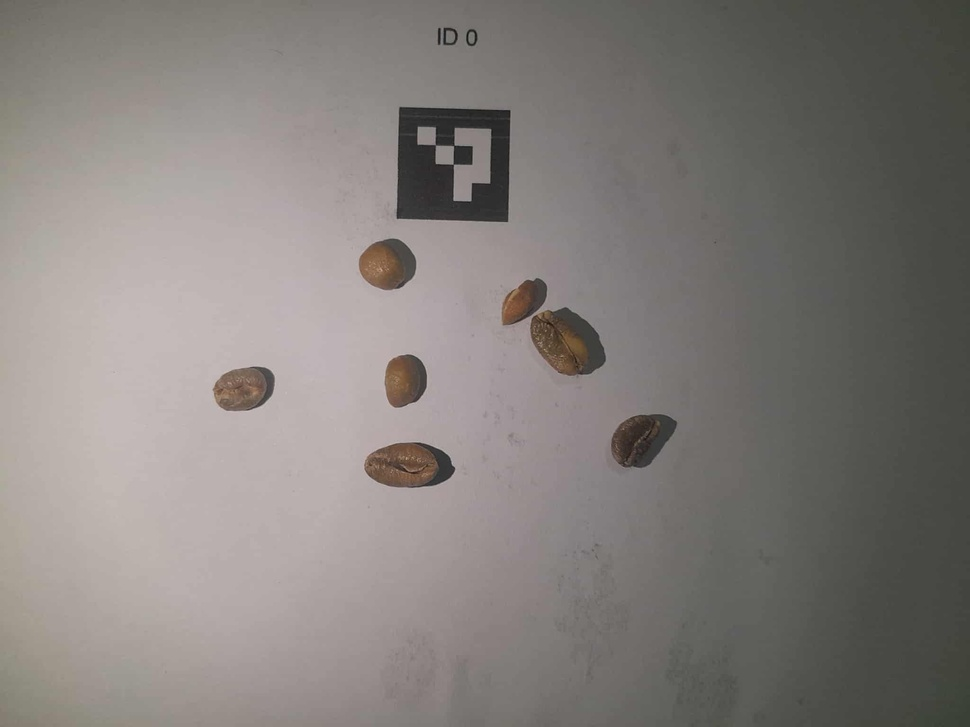
#> input picture client/src/assets/images/test.jpeg, 970 x 727 px, shrunk from 2048 x 1536 before the run
$ python -i nm_bean_feature_extract.py   (imports and definitions only)
#> lines starting #> are read from the running program, lines starting #| are printed output that depends on the picture; after the words box and inside, x2 and y2 are one past the last pixel; in counts of white or black regions, pixels touching at a corner belong together
import cv2, os
import numpy as np
from skimage.measure import label, regionprops
from skimage import color, filters, morphology, measure, segmentation, util
from scipy import ndimage as ndi
from skimage.feature import peak_local_max


class NMBeanFeatureExtractor:
    def __init__(self, marker_length=20):
        """
        marker_length: physical side length of the ArUco marker in mm.
        """
        self.mm_per_px = None
        self.marker_length = marker_length

    # ---------- Calibration ----------
    # [32 lines left out: function extract_mm_per_px, not called in this run]

    # ---------- Watershed Segmentation ----------
    def apply_watershed(self, img, mask):
        """
        Apply watershed algorithm using scikit-image to separate touching beans.
        """
        mask_bool = mask > 0
        distance = ndi.distance_transform_edt(mask_bool)
        coords = peak_local_max(distance, footprint=np.ones((3, 3)), labels=mask_bool)
        markers = np.zeros_like(distance, dtype=int)
        for i, (r, c) in enumerate(coords, start=1):
            markers[r, c] = i
        labels_ws = segmentation.watershed(-distance, markers, mask=mask_bool)
        segmented_mask = np.zeros_like(mask, dtype=np.uint8)
        segmented_mask[labels_ws > 0] = 255
        return segmented_mask, labels_ws

    # ---------- Preprocessing ----------
    def preprocess_image(self, img):
        """
        Perform preprocessing, thresholding, ArUco masking, and watershed segmentation (no YOLO).
        """
        # Step 0: Grayscale + scale-aware denoising
        gray = color.rgb2gray(img)
        blur_radius_mm = 0.5

        if self.mm_per_px is not None:
            blur_radius_px = max(1, int(round(blur_radius_mm / self.mm_per_px)))
        else:
            blur_radius_px = 5

        gray_denoised = filters.median(gray, morphology.disk(blur_radius_px))
        gray_uint8 = util.img_as_ubyte(gray_denoised)

        # Mask out ArUco markers if found (adaptive masking area)
        aruco_mask = np.ones_like(gray_uint8, dtype=np.uint8) * 255
        try:
            aruco_dict = cv2.aruco.getPredefinedDictionary(cv2.aruco.DICT_4X4_50)
            parameters = cv2.aruco.DetectorParameters()
            detector = cv2.aruco.ArucoDetector(aruco_dict, parameters)
            corners, ids, _ = detector.detectMarkers(img)
#> corners = ([[399, 107], [510, 111], [507, 221], [396, 217]],); ids = [0]
            if ids is not None and len(corners) > 0:
                for corner in corners:
                    cv2.fillPoly(aruco_mask, [np.int32(corner[0])], 0)
#> this loop made 1 pass
#> corner on pass 1: [[399, 107], [510, 111], [507, 221], [396, 217]]
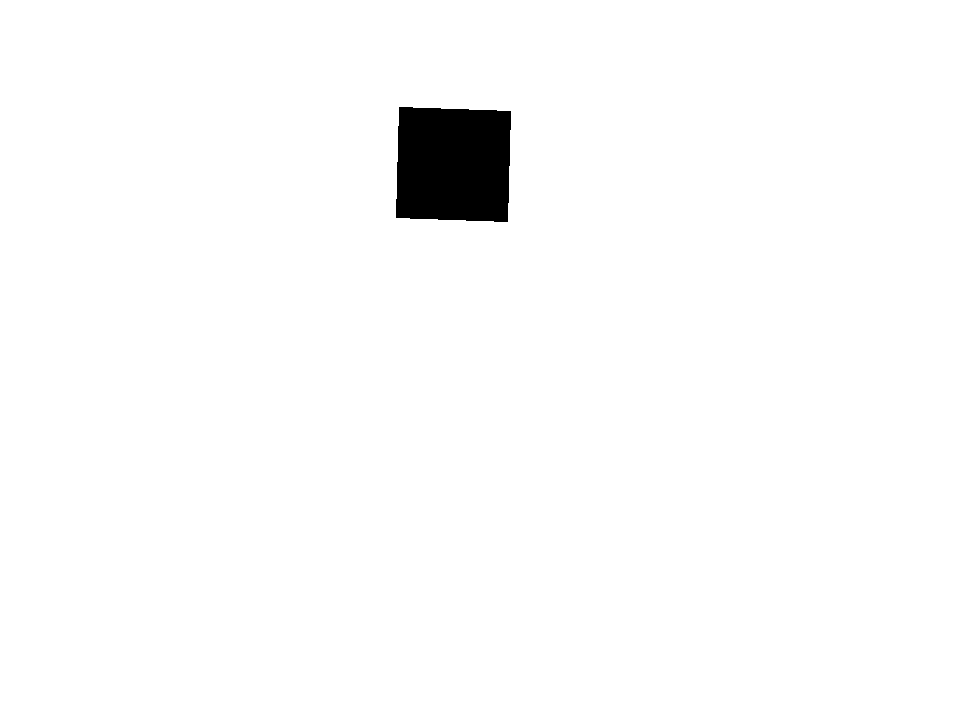
#> aruco_mask: shape (727, 970); 98.2% white; 1 black region, box (x1, y1, x2, y2) and area: (396, 107, 511, 222) 12444

                # Dynamically compute kernel size based on image dimensions
                h, w = gray_uint8.shape[:2]
#> h = 727; w = 970
                base_size = int(round(min(h, w) * 0.004))  # 0.4% of smaller dimension
#> base_size = 3
                base_size = max(3, base_size | 1)  # ensure odd and minimum of 3
                kernel = cv2.getStructuringElement(cv2.MORPH_ELLIPSE, (base_size, base_size))
#> kernel = [[0, 1, 0], [1, 1, 1], [0, 1, 0]]

                # Slightly expand masked area by eroding white region (enlarges black)
                aruco_mask = cv2.erode(aruco_mask, kernel, iterations=1)
#> aruco_mask: shape (727, 970); 98.2% white; 1 black region, box (x1, y1, x2, y2) and area: (395, 106, 512, 223) 12890
        except Exception:
            pass

        # Step 1: Global thresholding to create initial mask (instead of YOLO)
        from skimage.filters import threshold_otsu
        try:
            thresh_val = threshold_otsu(gray_uint8)
#> thresh_val = 126
        except Exception:
            thresh_val = np.mean(gray_uint8)
        bean_mask = (gray_uint8 < thresh_val).astype(np.uint8) * 255
#> bean_mask: shape (727, 970); 47.2% white; 9 white regions (1 under 20 px), largest, box (x1, y1, x2, y2) and area: (0, 0, 970, 727) 318645, (502, 279, 606, 377) 5171, (365, 442, 454, 488) 3189

        # Apply ArUco mask
        bean_mask = cv2.bitwise_and(bean_mask, aruco_mask)
#> bean_mask: shape (727, 970); 45.8% white; 10 white regions (2 under 20 px), largest, box (x1, y1, x2, y2) and area: (0, 0, 970, 727) 308416, (502, 279, 606, 377) 5171, (365, 442, 454, 488) 3189

        # Step 2: Morphological cleanup
        bean_mask = morphology.opening(bean_mask, morphology.square(3))
#> bean_mask: shape (727, 970); 45.8% white; 9 white regions (1 under 20 px), largest, box (x1, y1, x2, y2) and area: (0, 0, 970, 727) 308350, (502, 279, 606, 376) 5170, (365, 442, 454, 488) 3189
        bean_mask = morphology.closing(bean_mask, morphology.square(5))
#> bean_mask: shape (727, 970); 45.8% white; 9 white regions (1 under 20 px), largest, box (x1, y1, x2, y2) and area: (0, 0, 970, 727) 308419, (502, 279, 606, 376) 5180, (365, 442, 454, 488) 3189

        # Step 3: Watershed segmentation
        segmented_mask, markers = self.apply_watershed(img, bean_mask)
#> in apply_watershed, `mask_bool = mask > 0`: mask_bool: shape (727, 970) bool; 45.8% white; 9 white regions (1 under 20 px)
#> in apply_watershed, `distance = ndi.distance_transform_edt(mask_bool)`:
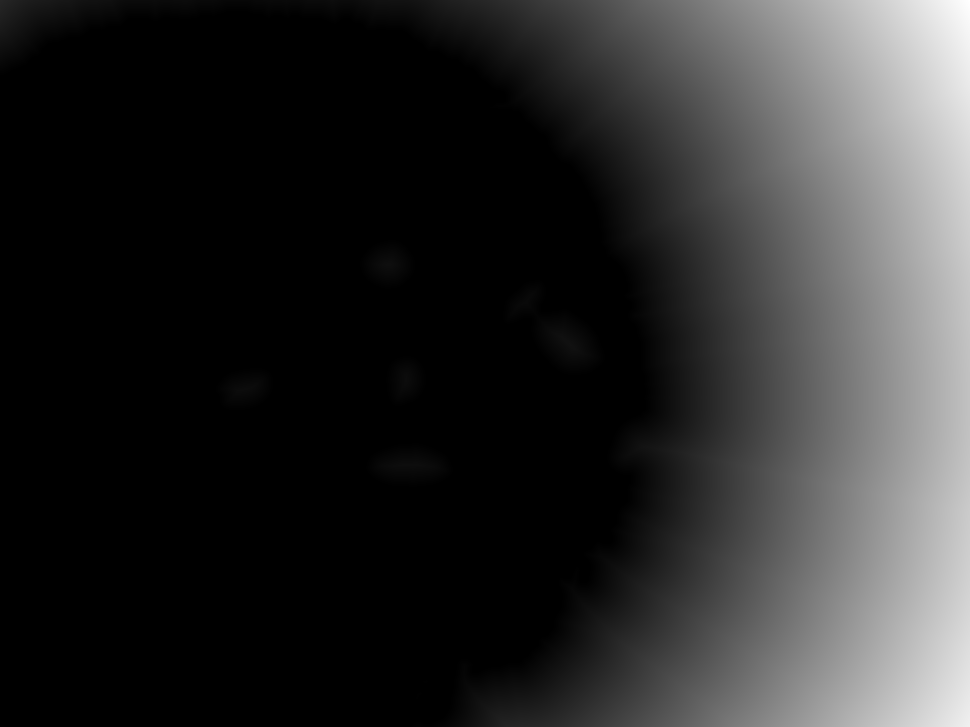
#> distance: shape (727, 970) float64; min 0, max 427.8, mean 73.4; drawn with min black and max white
#> in apply_watershed, `coords = peak_local_max(distance, footprint=np.ones((3, 3)), labels=ma..`: coords = 191 pairs, first value 1 to 725, second value 1 to 968
#> in apply_watershed, `markers = np.zeros_like(distance, dtype=int)`: markers: shape (727, 970) int64; every value is 0
#> the loop in apply_watershed, `for i, (r, c) in enumerate(coords, start=1):` made 191 passes
#> (r, c) on passes 1 to 3: (1, 968), (725, 968), (397, 968)
#> after the loop in apply_watershed, `for i, (r, c) in enumerate(coords, start=1):`:
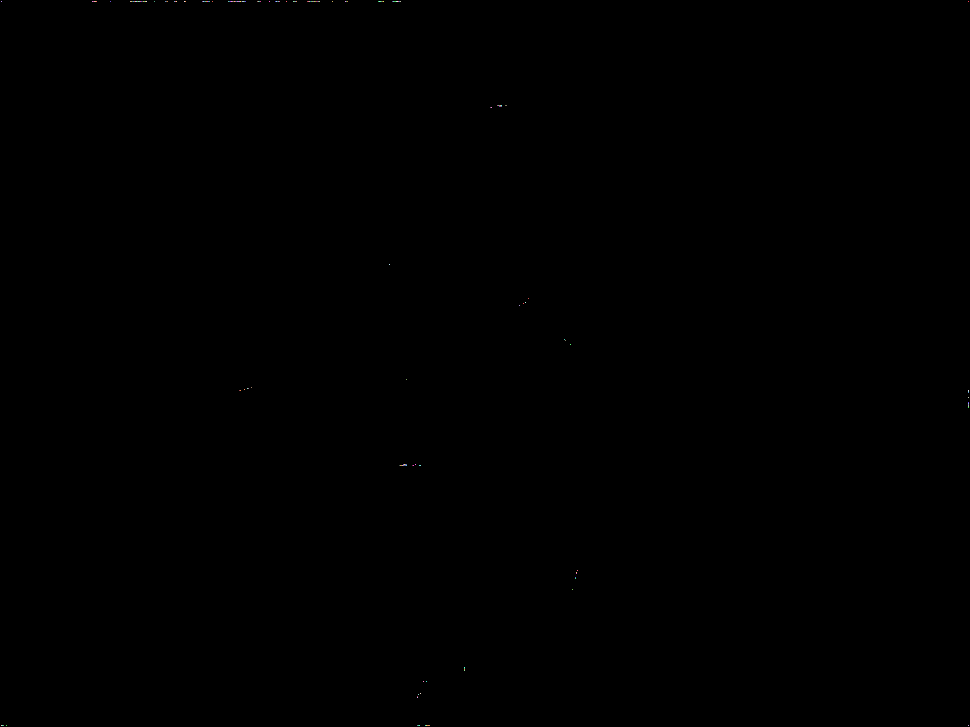
#> markers: shape (727, 970) int64; 192 distinct labels, from 0 to 191; one colour per label, 0 black
#> in apply_watershed, `labels_ws = segmentation.watershed(-distance, markers, mask=mask_bool)`:
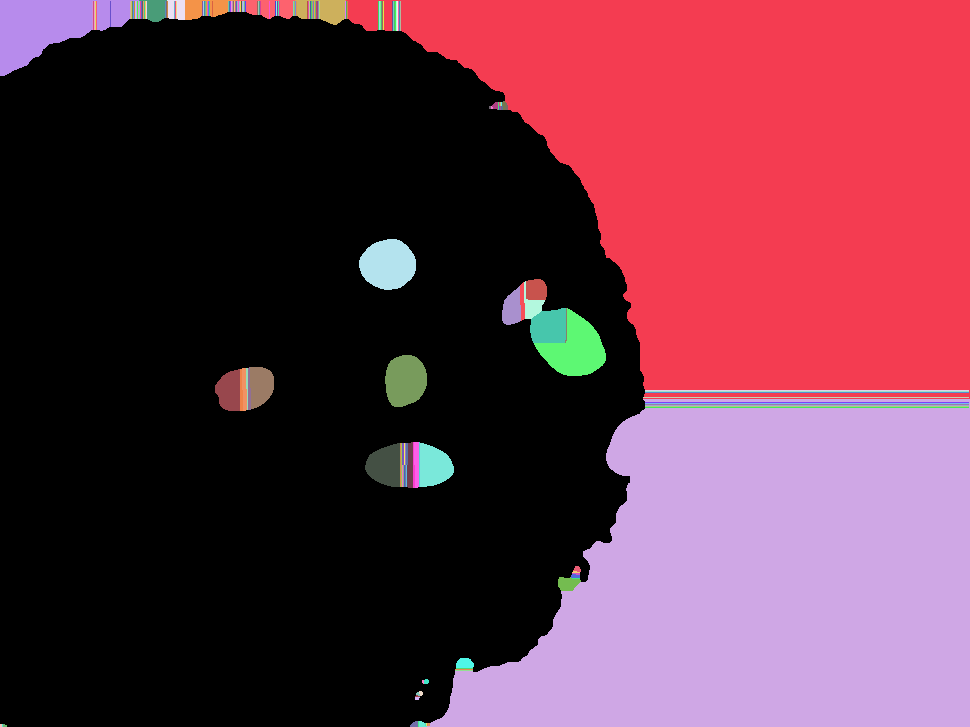
#> labels_ws: shape (727, 970) int64; 192 distinct labels, from 0 to 191; one colour per label, 0 black
#> in apply_watershed, `segmented_mask = np.zeros_like(mask, dtype=np.uint8)`: segmented_mask: shape (727, 970); every value is 0

        # Step 4: Compute bean bboxes from refined mask
        bean_bboxes = []
        labeled = measure.label(segmented_mask)
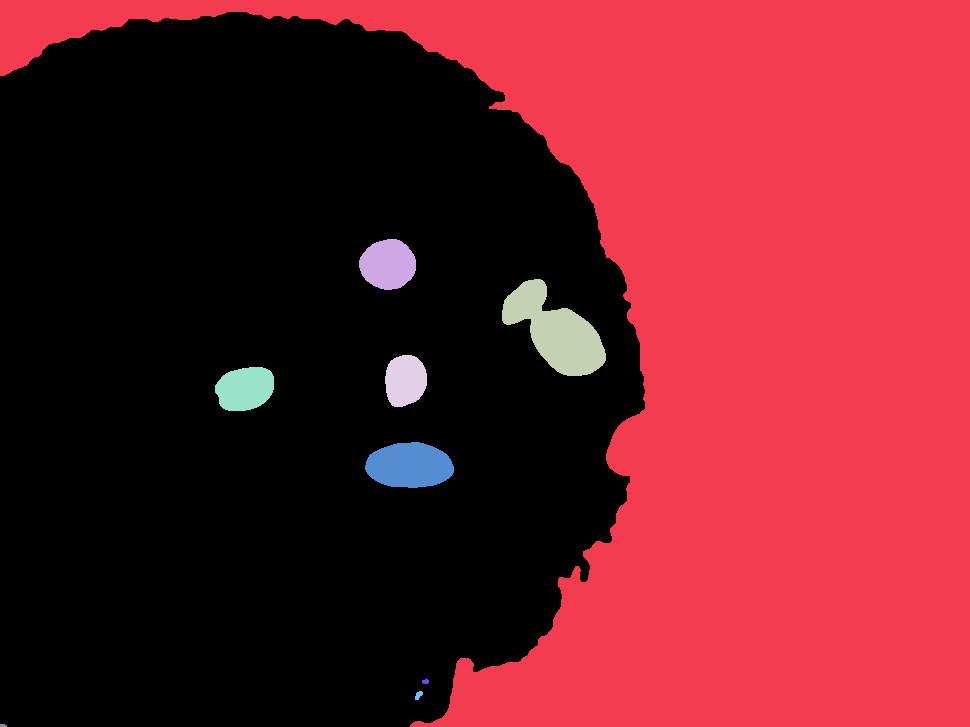
#> labeled: shape (727, 970) int64; 10 distinct labels, from 0 to 9; one colour per label, 0 black
        props = measure.regionprops(labeled)
#> props = 9 regions; largest, box (x1, y1, x2, y2) and area: (0, 0, 970, 727) 308419, (502, 279, 606, 376) 5180, (365, 442, 454, 488) 3189, (359, 239, 416, 290) 2236, (215, 367, 274, 411) 2080
        for prop in props:
            if prop.area > 100:
                minr, minc, maxr, maxc = prop.bbox
                bean_bboxes.append((minc, minr, maxc - minc, maxr - minr))
#> this loop made 9 passes
#> (minr, minc, maxr, maxc) on passes 1 to 6: (0, 0, 727, 970), (239, 359, 290, 416), (279, 502, 376, 606), (355, 385, 407, 427), (367, 215, 411, 274), (442, 365, 488, 454)
#> after the loop, bean_bboxes = [(0, 0, 970, 727), (359, 239, 57, 51), (502, 279, 104, 97), (385, 355, 42, 52), (215, 367, 59, 44), (365, 442, 89, 46)]

        # Step 5: Visualization mask
        black_bg = np.zeros_like(img)
#> black_bg: shape (727, 970, 3); every value is 0
        black_bg[segmented_mask == 255] = img[segmented_mask == 255]
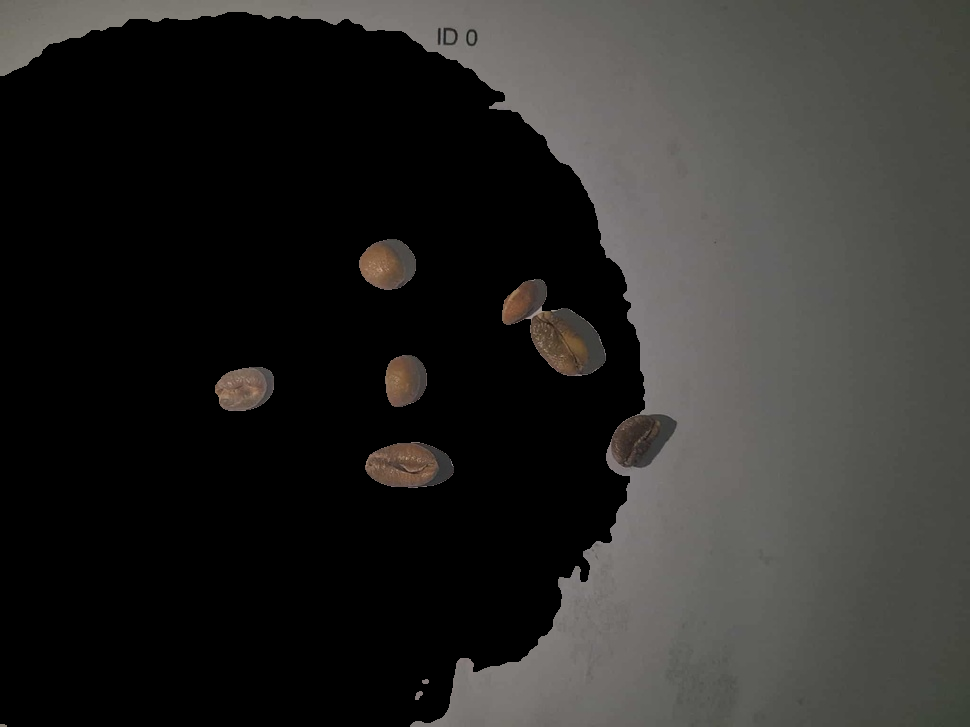
#> black_bg: shape (727, 970, 3); mean R, G, B 43.8, 43, 40.9

        # Since there’s no YOLO, return empty predictions list for compatibility
        predictions = []

        return black_bg, segmented_mask, gray_denoised, bean_bboxes, predictions

    # ---------- Visualization ----------
    # [69 lines left out: functions draw_bbox, extract_features_for_all_beans, _calculate_bean_features, save_temporary_image, not called in this run]

>>> import cv2
>>> picture = cv2.cvtColor(cv2.imread('../../../client/src/assets/images/test.jpeg'), cv2.COLOR_BGR2RGB)
>>> result = NMBeanFeatureExtractor().preprocess_image(picture)
#> result = 5 items
